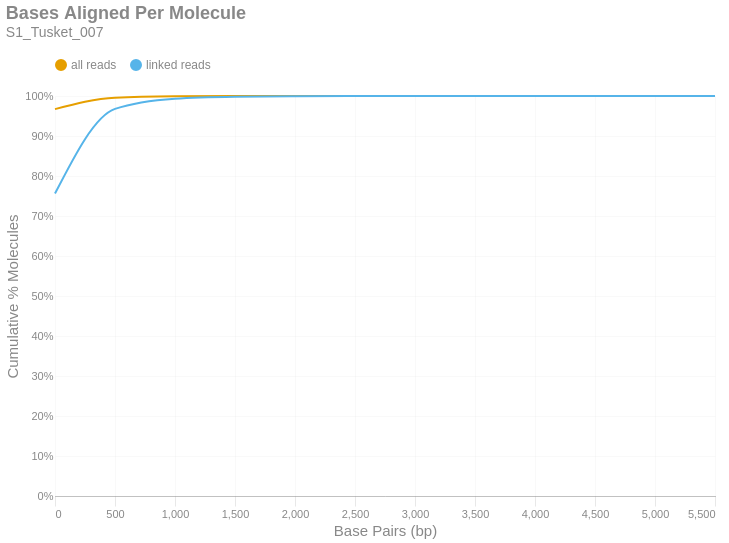

The code cell stored with this chart in its notebook:
### Markdown cell above
### Bases Aligned Per Molecule
This is a cumulative frequency distribution showing the number of base pairs aligned per unique molecule. These data are shown in 500 bp bins. There are two distributions: one with `all reads` (yellow) and another with only `linked reads` (blue). The percent of molecules in the `linked reads` distribution is relative to the total number of linked molecules.

### Code cell
if SKIPLR:
    print_html(f"Skipped")
else:
    binned_df = consolidated_hist(valids['aligned_bp'], mask, 500, True)
    with SafeRender(binned_df):
        (
            density_plot(binned_df, 'Bases Aligned Per Molecule', samplename, 'basesper')
            .encode(
                x=alt.X('bin:Q', title="Base Pairs (bp)").axis(tickMinStep=500).scale(padding=0),
                y=alt.Y('value:Q', title='Cumulative % Molecules')
                    .axis(format='%')
                    .scale(domain = [0,1])
                    .stack(False),
                color=alt.Color("key:N").scale(domain = ["all reads", "linked reads"]),
                tooltip = [
                    alt.Tooltip("key:N", title = "Data Type"),
                    alt.Tooltip("range_label:N", title="Bases Aligned Per Molecule"),
                    alt.Tooltip("value:Q", format = ".2%", title="% Molecules (Cum.)")
                ]
            )
        ).display()

### Figure 1 — Vega-Lite specification as saved in the notebook (floating-point values rounded to 4 significant figures)
{"width": "container", "height": 400, "config": {"title": {"anchor": "start", "dy": -15, "fontSize": 18, "color": "#888888", "subtitleColor": "#888888", "subtitleFontSize": 14}, "arc": {"fill": "#0072B2"}, "axis": {"domainColor": "#888888", "domainWidth": 0.5, "gridWidth": 0.2, "grid": false, "titleFontWeight": 400, "titleFontSize": 15, "labelFontSize": 11, "labelColor": "#888888", "tickColor": "#888888", "tickWidth": 0.2, "titleColor": "#888888"}, "axisBand": {"grid": false}, "axisX": {"grid": true, "tickSize": 10, "domainCap": "round"}, "axisY": {"domain": false, "grid": true, "tickSize": 0, "domainCap": "round"}, "background": "transparent", "header": {"labelFontSize": 15, "labelColor": "#888888", "titleFontSize": 15, "titleFontWeight": 600, "titleColor": "#888888"}, "legend": {"labelFont": "sans-serif", "labelFontSize": 12, "labelColor": "#888888", "symbolSize": 100, "symbolType": "circle", "titleFontSize": 12, "titlePadding": 10, "titleColor": "#888888", "title": null, "orient": "top"}, "range": {"category": ["#E69F00", "#56B4E9", "#009E73", "#F0E442", "#0072B2", "#D55E00", "#CC79A7", "#000000"], "diverging": ["#cfe8f3", "#a2d4ec", "#73bfe2", "#46abdb", "#1696d2", "#12719e"]}, "area": {"fill": "#0072B2", "fillOpacity": 0.7, "line": true, "strokeOpacity": 0.7}, "line": {"color": "#0072B2", "stroke": "#0072B2", "strokeWidth": 2}, "trail": {"color": "#0072B2", "stroke": "#0072B2", "strokeWidth": 0, "size": 1}, "point": {"filled": true, "fillOpacity": 1.0, "size": 95}, "text": {"color": "#888888", "fontSize": 11, "align": "right", "fontWeight": 400, "size": 11}, "bar": {"fill": "#0072B2", "stroke": null}, "view": {"stroke": null, "continuousWidth": 660, "continuousHeight": 400}}, "data": {"name": "data-e692b757cab2ae4b2de5f3f8309bd50b"}, "mark": {"type": "line", "interpolate": "monotone", "point": {"opacity": 0, "size": 275}}, "encoding": {"color": {"field": "key", "scale": {"domain": ["all reads", "linked reads"]}, "type": "nominal"}, "tooltip": [{"field": "key", "title": "Data Type", "type": "nominal"}, {"field": "range_label", "title": "Bases Aligned Per Molecule", "type": "nominal"}, {"field": "value", "format": ".2%", "title": "% Molecules (Cum.)", "type": "quantitative"}], "x": {"axis": {"tickMinStep": 500}, "field": "bin", "scale": {"padding": 0}, "title": "Base Pairs (bp)", "type": "quantitative"}, "y": {"axis": {"format": "%"}, "field": "value", "scale": {"domain": [0, 1]}, "stack": false, "title": "Cumulative % Molecules", "type": "quantitative"}}, "params": [{"name": "param_c36ac31b6afebe62", "select": {"type": "point", "fields": ["key"]}, "bind": "legend"}], "title": {"text": "Bases Aligned Per Molecule", "subtitle": "S1_Tusket_007"}, "transform": [{"fold": ["all reads (cumsum)", "linked reads (cumsum)"]}, {"calculate": "replace(datum.key, ' (cumsum)', '')", "as": "key"}, {"filter": {"param": "param_c36ac31b6afebe62"}}], "usermeta": {"embedOptions": {"downloadFileName": "S1_Tusket_007.basesper"}}, "$schema": "https://vega.github.io/schema/vega-lite/v6.1.0.json", "datasets": {"data-e692b757cab2ae4b2de5f3f8309bd50b": [{"bin": "0.0", "interval": "0.0-500.0", "all reads": 0.9671, "linked reads": 0.7561, "all reads (cumsum)": 0.9671, "linked reads (cumsum)": 0.7561, "range_label": "0-499"}, {"bin": "500.0", "interval": "500.0-1000.0", "all reads": 0.02859, "linked reads": 0.2117, "all reads (cumsum)": 0.9957, "linked reads (cumsum)": 0.9678, "range_label": "500-999"}, {"bin": "1000.0", "interval": "1000.0-1500.0", "all reads": 0.003385, "linked reads": 0.02552, "all reads (cumsum)": 0.9991, "linked reads (cumsum)": 0.9933, "range_label": "1000-1499"}, {"bin": "1500.0", "interval": "1500.0-2000.0", "all reads": 0.0006631, "linked reads": 0.005033, "all reads (cumsum)": 0.9998, "linked reads (cumsum)": 0.9983, "range_label": "1500-1999"}, {"bin": "2000.0", "interval": "2000.0-2500.0", "all reads": 0.0001561, "linked reads": 0.001187, "all reads (cumsum)": 0.9999, "linked reads (cumsum)": 0.9995, "range_label": "2000-2499"}, {"bin": "2500.0", "interval": "2500.0-3000.0", "all reads": 4.197e-05, "linked reads": 0.00032, "all reads (cumsum)": 1.0, "linked reads (cumsum)": 0.9999, "range_label": "2500-2999"}, {"bin": "3000.0", "interval": "3000.0-3500.0", "all reads": 1.25e-05, "linked reads": 9.53e-05, "all reads (cumsum)": 1.0, "linked reads (cumsum)": 1.0, "range_label": "3000-3499"}, {"bin": "3500.0", "interval": "3500.0-4000.0", "all reads": 3.066e-06, "linked reads": 2.337e-05, "all reads (cumsum)": 1.0, "linked reads (cumsum)": 1.0, "range_label": "3500-3999"}, {"bin": "4000.0", "interval": "4000.0-4500.0", "all reads": 2.594e-06, "linked reads": 1.978e-05, "all reads (cumsum)": 1.0, "linked reads (cumsum)": 1.0, "range_label": "4000-4499"}, {"bin": "4500.0", "interval": "4500.0-5000.0", "all reads": 2.358e-07, "linked reads": 1.798e-06, "all reads (cumsum)": 1.0, "linked reads (cumsum)": 1.0, "range_label": "4500-4999"}, {"bin": "5000.0", "interval": "5000.0-5500.0", "all reads": 2.358e-07, "linked reads": 1.798e-06, "all reads (cumsum)": 1.0, "linked reads (cumsum)": 1.0, "range_label": "5000-5499"}, {"bin": "5500.0", "interval": "5500.0-6000.0", "all reads": 2.358e-07, "linked reads": 1.798e-06, "all reads (cumsum)": 1.0, "linked reads (cumsum)": 1.0, "range_label": "5500-5999"}]}}
